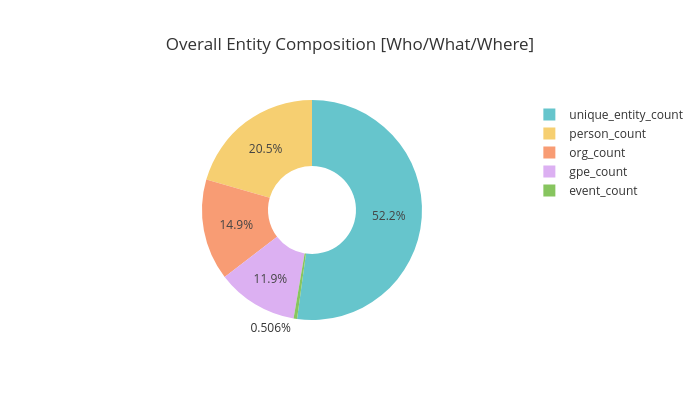

Notebook code cell kept with this figure:
### Code cell
## 5) Entity Composition
## A] Overall entity composition
entity_sums = df[ner_column].agg(['mean','sum']).T.reset_index()
entity_sums.columns = ['Entity_type', 'Mean_count', 'Total_count']

fig4 = px.pie(
    entity_sums,
    values = 'Mean_count',
    names='Entity_type', hole=0.4,
    title="Overall Entity Composition [Who/What/Where]",
    template='ggplot2',
    color_discrete_sequence = px.colors.qualitative.Pastel,
    height=400, width=700
)
fig4.show()

### Figure 1 — Plotly figure (JSON) as saved in the notebook; plotly's stock layout.template omitted (floating-point values rounded to 4 significant figures)
{"data": [{"domain": {"x": [0, 1], "y": [0, 1]}, "hole": 0.4, "hovertemplate": "Entity_type=%{label}<br>Mean_count=%{value}<extra></extra>", "labels": ["person_count", "org_count", "gpe_count", "event_count", "unique_entity_count"], "legendgroup": "", "name": "", "showlegend": true, "type": "pie", "values": [17.35, 12.56, 10.07, 0.4272, 44.07]}], "layout": {"height": 400, "legend": {"tracegroupgap": 0}, "piecolorway": ["rgb(102, 197, 204)", "rgb(246, 207, 113)", "rgb(248, 156, 116)", "rgb(220, 176, 242)", "rgb(135, 197, 95)", "rgb(158, 185, 243)", "rgb(254, 136, 177)", "rgb(201, 219, 116)", "rgb(139, 224, 164)", "rgb(180, 151, 231)", "rgb(179, 179, 179)"], "title": {"text": "Overall Entity Composition [Who/What/Where]"}, "width": 700}}
